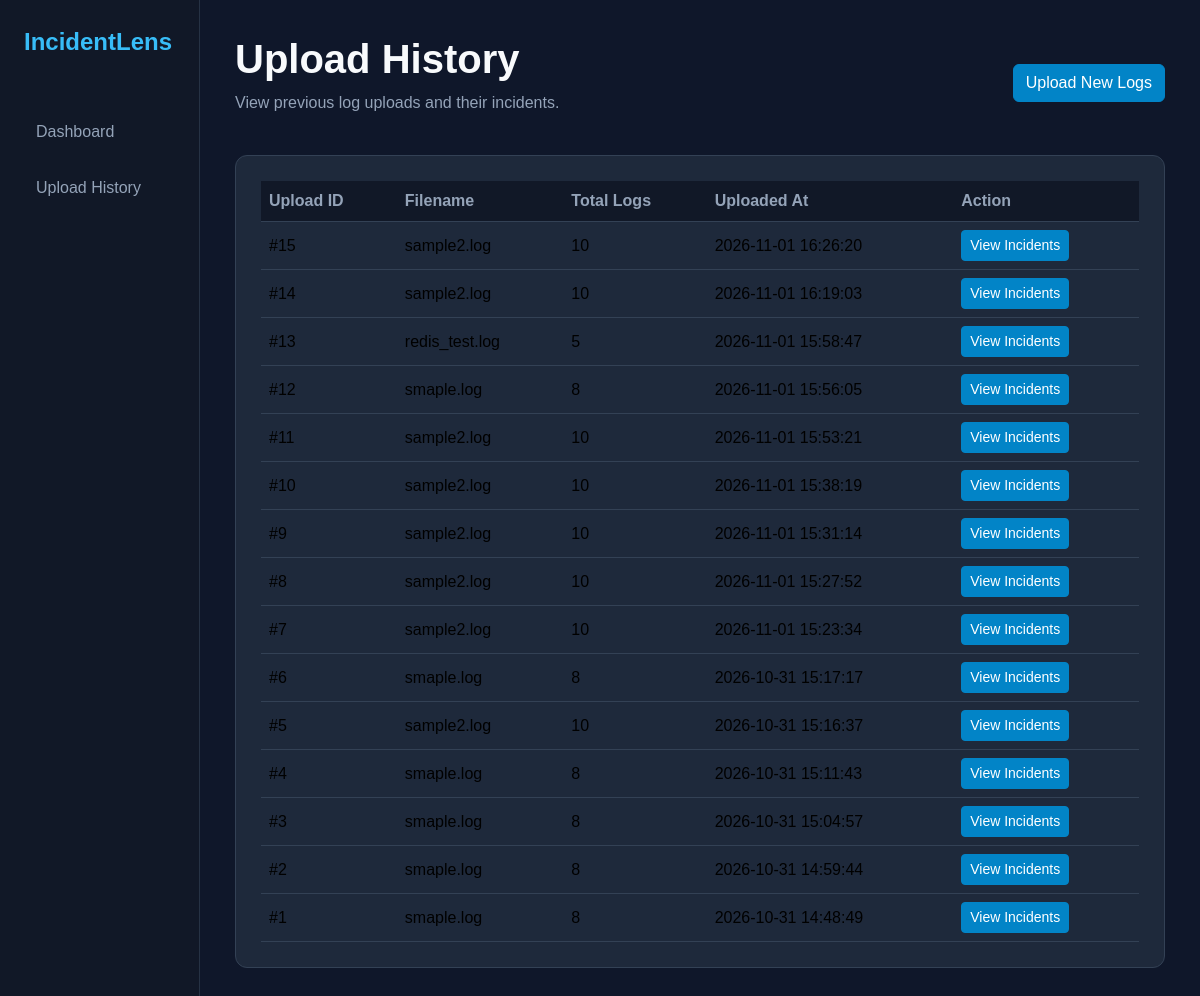
Before: /history with the older database file.
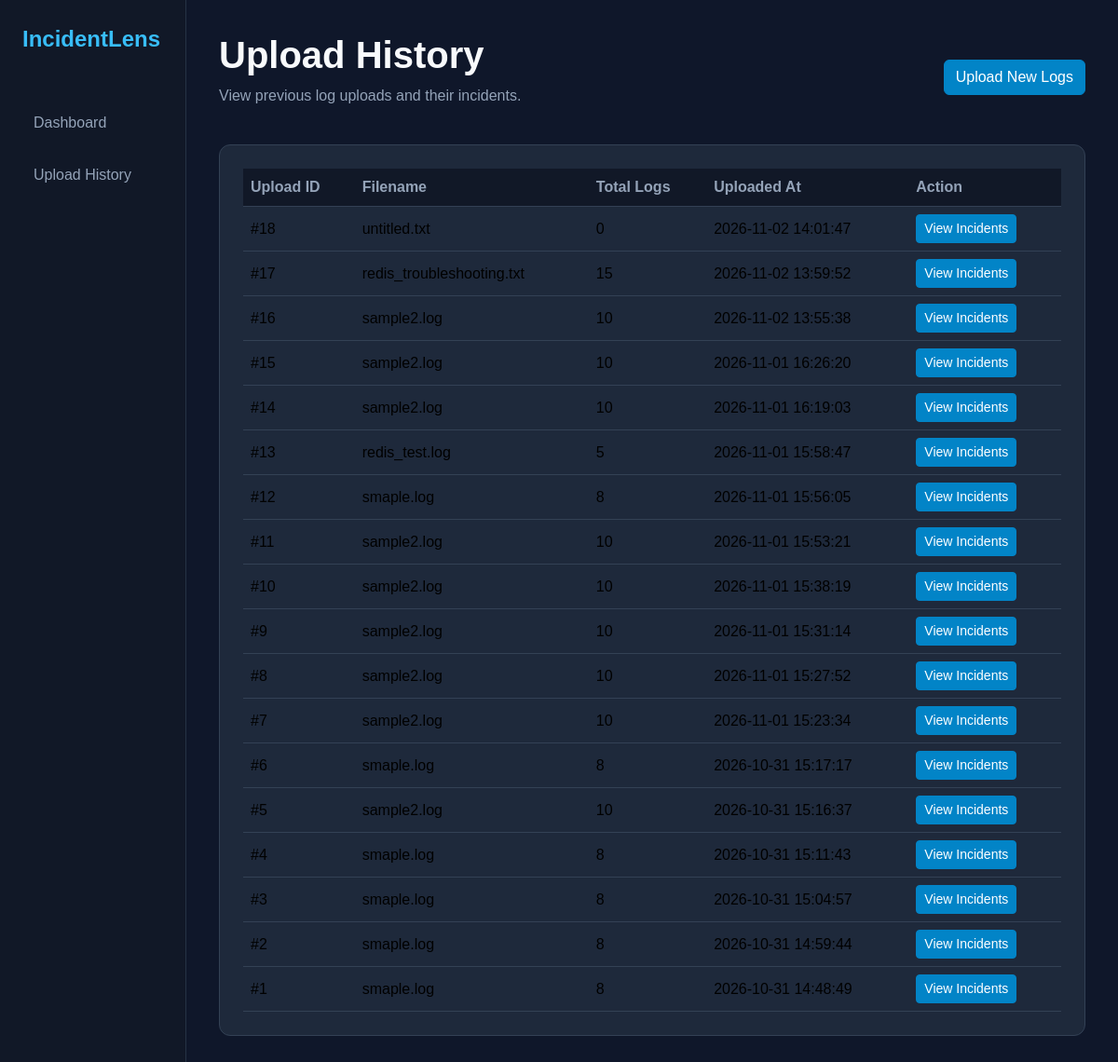
After: the same page with the newer database file.
### tables this page shows
CREATE TABLE uploads (
            id INTEGER PRIMARY KEY AUTOINCREMENT,
            filename TEXT,
            total_logs INTEGER,
            created_at TIMESTAMP DEFAULT CURRENT_TIMESTAMP
        );

### app.py (the view)
@app.route("/history")
def history():
    uploads = get_upload_history()
    return render_template(
        "history.html",
        uploads=uploads
    )

### database.py (called while the page is built)
def get_upload_history():
    conn = sqlite3.connect(DATABASE)
    cursor = conn.cursor()
    cursor.execute("""
        SELECT id, filename, total_logs, created_at
        FROM uploads
        ORDER BY created_at DESC
    """)
    uploads = cursor.fetchall()
    conn.close()
    return uploads

### templates/history.html (shortened to what this page needs)
<!DOCTYPE html>
<html lang="en">
<head>
    <link
        href="https://cdn.jsdelivr.net/npm/bootstrap@5.3.3/dist/css/bootstrap.min.css"
        rel="stylesheet"
    >
</head>
<body>
<div class="container-fluid">
    <div class="row">
        <div class="col-md-2 sidebar p-4">
            <div class="brand mb-5">
                IncidentLens
            </div>
            <a href="/">Dashboard</a>
            <a href="/history">Upload History</a>
        </div>
        <div class="col-md-10 main-content">
            <div class="d-flex justify-content-between align-items-center mb-4">
                <div>
                    <h1 class="section-title">
                        Upload History
                    </h1>
                    <p class="text-muted-custom">
                        View previous log uploads and their incidents.
                    </p>
                </div>
                <a href="/" class="btn btn-primary">
                    Upload New Logs
                </a>
            </div>
            <div class="history-card">
                <div class="table-responsive">
                    <table class="table table-hover mb-0">
                        <thead>
                            <tr>
                                <th>Upload ID</th>
                                <th>Filename</th>
                                <th>Total Logs</th>
                                <th>Uploaded At</th>
                                <th>Action</th>
                            </tr>
                        </thead>
                        <tbody>
                            {% for upload in uploads %}
                            <tr>
                                <td>
                                    #{{ upload[0] }}
                                </td>
                                <td>
                                    {{ upload[1] }}
                                </td>
                                <td>
                                    {{ upload[2] }}
                                </td>
                                <td>
                                    {{ upload[3] }}
                                </td>
                                <td>
                                    <a
                                        href="/incidents/{{ upload[0] }}"
                                        class="btn btn-sm btn-primary"
                                    >
                                        View Incidents
                                    </a>
                                </td>
                            </tr>
                            {% endfor %}
                        </tbody>
                    </table>
                </div>
            </div>
        </div>
    </div>
</div>
</body>
</html>

### templates/history.html (style rules this page uses)
body { background-color: #0f172a; color: #e2e8f0; font-family: Arial, sans-serif; }
.sidebar { background-color: #111827; min-height: 100vh; border-right: 1px solid #263244; }
.brand { color: #38bdf8; font-size: 24px; font-weight: bold; }
.sidebar a { display: block; color: #94a3b8; text-decoration: none; padding: 12px; border-radius: 8px; margin-bottom: 8px; }
.main-content { padding: 35px; }
.history-card { background-color: #1e293b; border: 1px solid #334155; border-radius: 12px; padding: 25px; }
.table { color: #e2e8f0; }
.table thead th { color: #94a3b8; background-color: #111827; border-color: #334155; }
.table tbody td { background-color: #1e293b; border-color: #334155; vertical-align: middle; }
.section-title { color: #f8fafc; font-weight: bold; }
.text-muted-custom { color: #94a3b8; }
.btn-primary { background-color: #0284c7; border-color: #0284c7; }

Changed rows visible on the page:
added uploads: id "18", filename "untitled.txt", total_logs "0", created_at "2026-11-02 14:01:47"
added uploads: id "17", filename "redis_troubleshooting.txt", total_logs "15", created_at "2026-11-02 13:59:52"
added uploads: id "16", filename "sample2.log", total_logs "10", created_at "2026-11-02 13:55:38"
